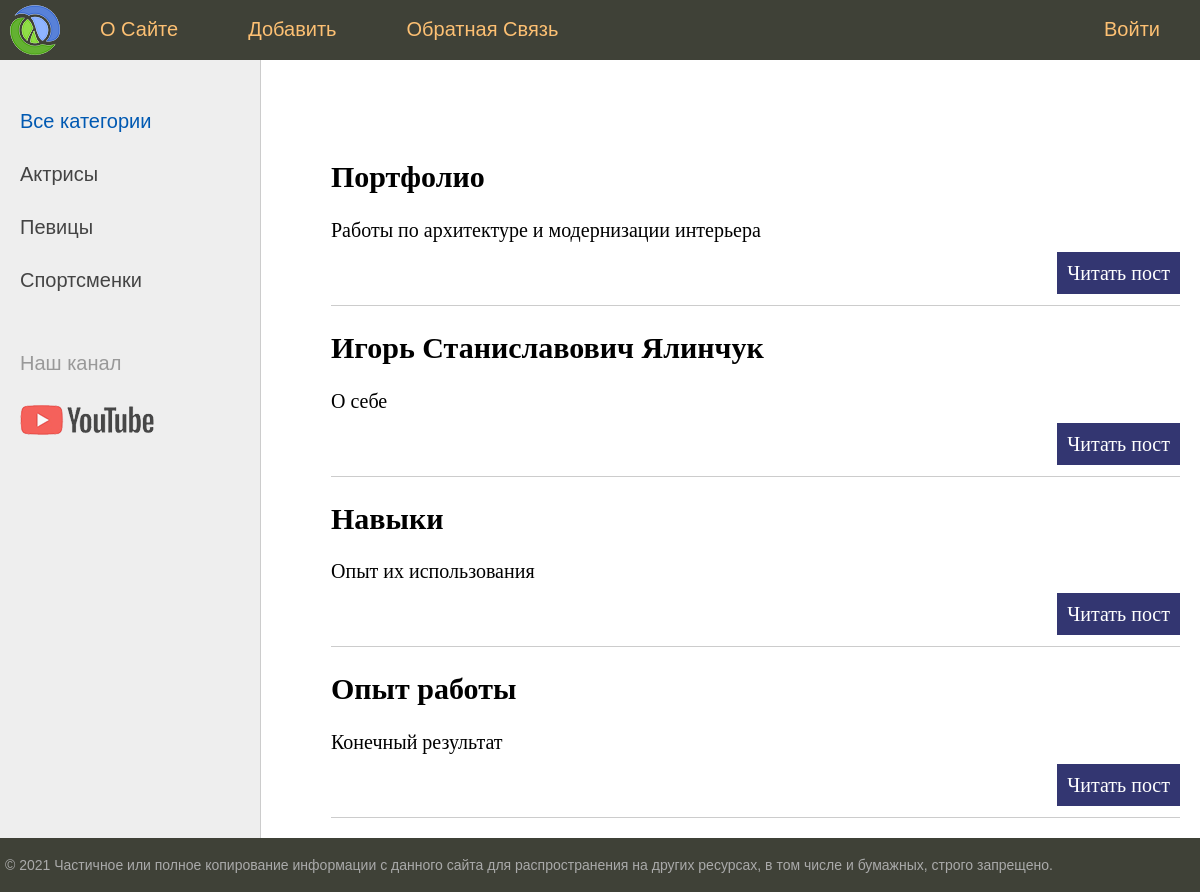
The page / on the database its author committed.
### bio/models.py (models this page shows, shortened)
class Bio(models.Model):
    title = models.CharField(max_length=255)
    content = models.TextField(blank=True)
    photo = models.ImageField(upload_to='photos/%Y/%m/%d/')
    time_create = models.DateTimeField(auto_now_add=True)
    time_update = models.DateTimeField(auto_now=True)
    is_published = models.BooleanField(default=True)

### bio/views.py (the view)
# urls.py: path('', index, name='home'),
def index(request):
    posts = Bio.objects.all()
    return render(request, 'bio/index.html', {'posts': posts, 'menu': menu, 'title': 'Главная страница'})

### bio/templates/bio/index.html (shortened to what this page needs)
{% extends 'bio/base.html' %}
{% block content %}
<ul class="list-articles">
	{% for p in posts %}
			<li><h2>{{p.title}}</h2>
	{% autoescape on %}
	{{p.content|linebreaks|truncatewords:50}}
	{% endautoescape %}
			<p class="link-read-post"><a href="#">Читать пост</a></p>
			</li>
	{% endfor %}
</ul>
{% endblock %}

### bio/templates/bio/base.html (shortened to what this page needs)
{% load static %}
<!DOCTYPE html>
<html>
<head>
	<link type="text/css" href="{% static 'bio/css/styles.css' %}" rel="stylesheet" />
</head>
<body>
<table class="table-page" border=0 cellpadding="0" cellspacing="0">
<tr><td valign=top>
{% block mainmenu %}
		<div class="header">
			<ul id="mainmenu" class="mainmenu">
			<li class="logo"><a href="#"><div class="logo"></div></a></li>
{% for m in menu %}
	{% if not forloop.last %}
			<li><a href="#">{{m.title}}</a></li>
	{% else %}
			<li class="last"><a href="#">{{m.title}}</a></li>
	{% endif %}
{% endfor %}
			</ul>
		</div>
{% endblock mainmenu %}
<table class="table-content" border=0 cellpadding="0" cellspacing="0">
<tr>
	<td valign="top" class="left-chapters">
	<ul id="leftchapters">
		<li class="selected">Все категории</li>
		<li><a href="#">Актрисы</a></li>
		<li><a href="#">Певицы</a></li>
		<li><a href="#">Спортсменки</a></li>
		<li class="share">
		<p>Наш канал</p>
		<a class="share-yt" href="https://www.youtube.com/channel/UClJzWfGWuGJL2t-3dYKcHTA/playlists" target="_blank" rel="nofollow"></a>
		</li>
	</ul>
</td>
<td valign="top" class="content">
	<div class="content-text">
{% block content %}
{% endblock %}
	</div>
</td></tr></table>
</td></tr>
<tr><td valign=top>
	<div id="footer">
		<p>&copy; 2021 Частичное или полное копирование информации с данного сайта для распространения на других ресурсах, в том числе и бумажных, строго запрещено.</p>
	</div>
</td></tr></table>
</body>
</html>

### bio/static/bio/css/styles.css (style rules this page uses)
html, body { font-family: 'Arial'; margin: 0; padding: 0; height: 100%; width: 100%; color: #444; }
a { color: #0059b2; text-decoration: none; }
p.link-read-post { text-align: right; }
p.link-read-post a { padding: 10px; min-width: 100px; background: #333671; color: #fff; text-decoration: none; }
ul.list-articles { list-style: none; margin: 0; padding: 0; }
ul.list-articles li { border-bottom: 1px solid #ccc; }
.table-page { width: 100%; height: 100%; vertical-align: top; }
.table-page tr { height: 100%; }
.header { background: #3F4137; height: 60px; }
.logo { background: url('../images/logo.png') no-repeat 10px 5px; width: 70px; height: 60px; }
ul.mainmenu { list-style: none; margin: 0; padding: 0; height: 60px; color: #fdc073; font-size: 20px; overflow: hidden; }
ul.mainmenu li { float: left; margin: 18px 40px 0 30px; }
ul.mainmenu li.logo { margin: 0; }
ul.mainmenu li.last { float: right; }
ul.mainmenu li a { color: #fdc073; text-decoration: none; }
.table-content { width: 100%; min-height: 100%; height: 100%; }
.left-chapters { margin: 0; background: #eee; border-right: 1px solid #ccc; min-height: 100%; }
.left-chapters ul { width: 230px; min-height: 100%; margin: 0; padding: 20px 10px 10px 20px; list-style: none; font-size: 20px; }
.left-chapters ul li { margin: 30px 0 0 0; color: #999; }
.left-chapters ul li.selected { color: #0059b2; }
.left-chapters ul li a { color: #444; text-decoration: none; }
.left-chapters ul li.share { margin: 60px 0 0 0; }
.left-chapters ul li.share p { margin: 30px 0 30px 0; }
.left-chapters ul li.share a { display: inline-block; width: 40px; height: 40px; margin: 0 20px 0 0; }
.left-chapters ul li.share a.share-yt { width: 100%; height: 30px; background: url('../images/share_yt.png') no-repeat 0 0 }
.content { padding: 40px 20px 20px 40px; width: 100%; box-sizing: border-box; }
.content-text { margin: 60px 0 0 30px; color: #000; font-size: 20px; font-family: Yandex Sans Display Light; }
#footer { box-sizing: border-box; background: #3F4137; padding: 5px; color: #aaa; font-size: 14px; font-family: Verdana, Geneva, Arial, Helvetica; text-align: left; overflow: hidden; }

### rows shown on the page
Bio: title "Портфолио", content "Работы по архитектуре и модернизации интерьера"
Bio: title "Игорь Станиславович Ялинчук", content "О себе"
Bio: title "Навыки", content "Опыт их использования"
Bio: title "Опыт работы", content "Конечный результат"

### other values the page prints
{{ m.title }} "О Сайте" "Добавить" "Обратная Связь"
{{ m.title }} "Войти"
